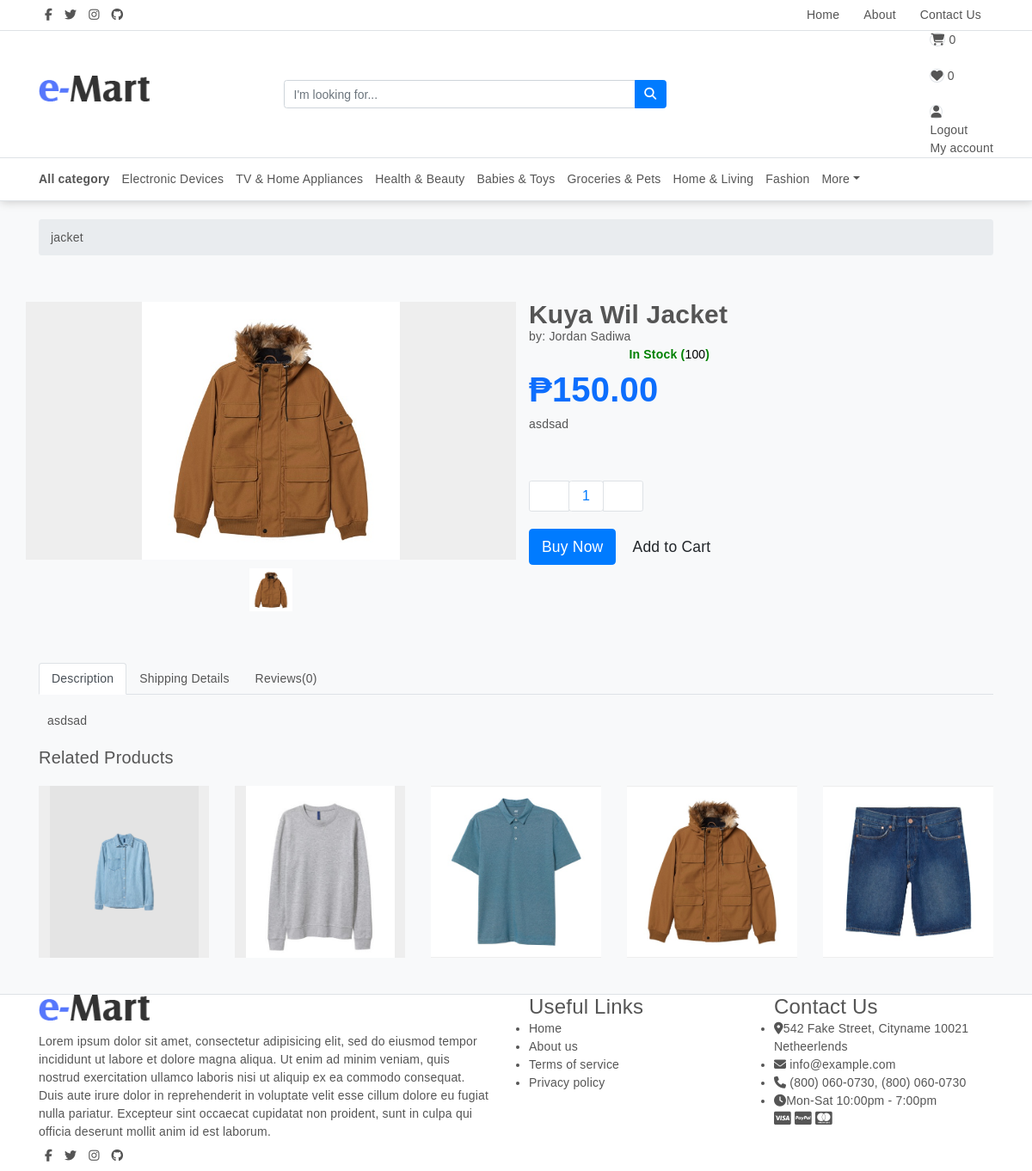
/productdetail.php?id=119 (signed in), run on the app's committed database.
### tables this page shows
CREATE TABLE `social` (
  `id` int(11) NOT NULL,
  `userid` int(11) NOT NULL,
  `social` varchar(255) NOT NULL,
  `link` varchar(255) NOT NULL,
  `date_added` timestamp NOT NULL DEFAULT current_timestamp()
);

CREATE TABLE `category` (
  `id` int(11) NOT NULL,
  `name` varchar(255) DEFAULT NULL,
  `type` varchar(255) NOT NULL DEFAULT 'parent',
  `deleted` int(11) NOT NULL,
  `isactive` int(11) DEFAULT 1,
  `level` int(11) DEFAULT 1,
  `breadcrumbs` text DEFAULT NULL
);

CREATE TABLE `productt` (
  `id` int(11) NOT NULL,
  `categoryid` int(11) NOT NULL,
  `name` varchar(255) NOT NULL,
  `price` float NOT NULL,
  `brand` varchar(255) NOT NULL,
  `quantity` int(11) NOT NULL,
  `rating` int(11) NOT NULL,
  `date_added` timestamp NOT NULL DEFAULT current_timestamp(),
  `storeid` int(11) NOT NULL,
  `description` varchar(255) NOT NULL,
  `cost` float NOT NULL,
  `active` int(11) DEFAULT 1,
  `expiration` date DEFAULT NULL,
  `remaining_qty` int(11) DEFAULT 0,
  `deducted` int(11) DEFAULT 0,
  `deleted` int(11) DEFAULT 0,
  `default_variant` varchar(255) DEFAULT NULL
);

CREATE TABLE `media` (
  `id` int(11) NOT NULL,
  `name` varchar(255) NOT NULL,
  `storeid` int(11) NOT NULL,
  `date_added` timestamp NOT NULL DEFAULT current_timestamp(),
  `productid` int(11) NOT NULL,
  `active` int(11) DEFAULT 0
);

CREATE TABLE `store` (
  `id` int(11) NOT NULL,
  `name` varchar(255) NOT NULL,
  `description` varchar(255) DEFAULT NULL,
  `logo` varchar(255) DEFAULT NULL,
  `date_creaed` timestamp NULL DEFAULT current_timestamp(),
  `userid` int(11) NOT NULL,
  `subscriptionid` int(255) DEFAULT NULL,
  `last_payment_id` varchar(255) DEFAULT NULL,
  `allow_pickup` int(11) DEFAULT 0,
  `pickup_location` varchar(255) DEFAULT NULL,
  `material_low` int(11) DEFAULT 20,
  `b_address` varchar(255) DEFAULT NULL,
  `b_contact` varchar(255) DEFAULT NULL,
  `b_email` varchar(255) DEFAULT NULL,
  `dti` varchar(255) DEFAULT NULL,
  `position` varchar(255) DEFAULT NULL
);

CREATE TABLE `settings` (
  `id` int(11) NOT NULL,
  `logo` varchar(255) NOT NULL,
  `userid` int(11) NOT NULL,
  `terms` text DEFAULT NULL,
  `privacy` text DEFAULT NULL,
  `contact` text DEFAULT NULL,
  `about` text DEFAULT NULL,
  `overview` text DEFAULT NULL
);

### productdetail.php (the view, shortened to what the rows shown need)
    <?php include_once "./head4.php"; ?>
    <?php include_once "./headnew.php"; ?>
    <main>
    <?php
        $product = $model->getProductById($_GET['id']);
        $media = $model->getMediaByProductId($_GET['id']);
        $average = $model->GetAvgCommentByProductId($_GET['id']);
        $related = $model->getRelatedProductsByCategoryId($product['categoryid']);
        $activeMedia = "";
        foreach($media as $idx => $m){
            if($m['active']){
                $activeMedia = $m;
                break;
            }
        }
    ?>
    <section class="sec0">
        <div class="container">
             <div class="row">
                <div class="col-sm">
                    <br>
                    <nav aria-label="breadcrumb">
                      <ol class="breadcrumb">
                        <li class="breadcrumb-item " aria-current="page"><a href="filtered.php?brand=<?= $product['brand'];?>"><?= $product['brand'];?></a></li>
                      </ol>
                    </nav>
                </div>
            </div>
        </div>
    </section>
        <section class="sec1">
            <article class="container">
                <div class="row">
                    <div class="col-sm-6">
                        <div class="row">
                            <div class="col-sm product" id="zoomProduct">
                                <img class="sec1_product" id="zoomImg" src="./uploads/merchant/<?= $activeMedia['storeid'];?>/<?= $activeMedia['productid'];?>/<?= $activeMedia['name'];?>">
                            </div>
                        </div>
                        <div class="row thumbs">
                                <?php foreach($media as $idx => $m): ?>
                                    <div class="thumbnails">
                                       <img class="sec1_thumb" src="./uploads/merchant/<?= $m['storeid'];?>/<?= $m['productid'];?>/<?= $m['name'];?>"/>
                                    </div>
                                <?php endforeach ?>
                        </div>
                    </div>
                    <div class="col-sm-6">
                        <h1><?= $product['name'];?></h1>
                        <p>by: <a target="_blank" href="./shop.php?id=<?= $product['storeid'];?>"><?= $product['storename'];?></a></p>
                        <ul class="star_rating">
                            <?php for($i = 1;$i<=5;$i++) : ?>
                                <?php if($i <= $average['average']): ?>
                                    <li><svg class="bi" width="18" height="18" fill="currentColor"><use xlink:href="./node_modules/bootstrap-icons/bootstrap-icons.svg#star-fill"/></svg></li>
                                <?php else : ?>
                                    <li><svg class="bi" width="18" height="18" fill="currentColor"><use xlink:href="./node_modules/bootstrap-icons/bootstrap-icons.svg#star"/></svg></li>
                                <?php endif ?>
                            <?php endfor ?>
                        </ul>
                        <?php if($product['quantity'] > 0):?>
                            <b class="instock">In Stock (<span><?= $product['quantity'];?></span>)</b>
                        <?php else : ?>
                            <b style="color: red; line-height: 2;">Out of Stock</b>
                        <?php endif ?>
                        <em class="price">₱<?= number_format($product['price'],2);?></em>
                        <p><?= $product['description'];?></p>
                        <nav aria-label="..." id="maxQty" data-max="<?= $product['quantity'];?>" class="qty">
                          <ul class="pagination pagination-sm">
                          </ul>
                        </nav>
                        <a href="cart.php" data-id="<?= $_GET['id'];?>"  data-btn="buy" class="btn btn-primary btn-lg add2Cart">Buy Now</a>
                        <a href="" data-btn="add"  data-id="<?= $_GET['id'];?>" class="btn btn-lg btn-light add2Cart" id="add2Cart">Add to Cart</a>
                        <a href="login.php" data-id="<?= $_GET['id'];?>" class="<?= (isset($_SESSION['id'])) ? 'heart' : '';?> <?= ($model->isProductInUserWishlist($_GET['id'])) ? 'active' : ''; ?>" title="Add to wishlist"><svg class="bi" width="30" height="30" fill="currentColor"> <use xlink:href="./node_modules/bootstrap-icons/bootstrap-icons.svg#heart-fill"/></svg> </a>
                        <br>
                    </div>
                </div>
            </article>
        </section>
        <section class="sec2">
            <article class="container">
                <div class="row">
                    <div class="col-sm">
                        <div class="tab-content" id="myTabContent">
                            <div class="tab-pane fade show active" id="home" role="tabpanel" aria-labelledby="home-tab">
                                <p><?= $product['description'];?></p>
                            </div>
                        </div>
                    </div>
                </div>
            </article>
        </section>
        <section class="sec3">
            <article class="container">
                <div class="row related">
                    <?php foreach($related as $idx => $r): ?>
                        <div class="col-sm">
                            <a href="./productdetail.php?id=<?= $r['id'];?>"><figure class="related_product" style="background-image: url(./uploads/merchant/<?= $r['storeid'];?>/<?= $r['id'];?>/<?= $r['filename'];?>);"></figure></a>
                        </div>
                    <?php endforeach ?>
                </div>
                <br>
                <br>
            </article>
        </section>
    <?php include "./newfooter.php"; ?>
    </main>
</body>
</html>

### headnew.php (shortened to what the rows shown need)
<header class="section-header">
      <section class="header-top-light border-bottom">
        <div class="container">
          <nav class="d-flex flex-column flex-md-row">
            <?php
                  $social = $model->getAllSocialMedia();
                ?>
            <ul class="nav mr-auto d-none d-md-flex">
              <?php foreach($social as $idx => $s): ?>
                <li><a href="<?= $s['link'];?>" class="nav-link px-2"> <i class="fa fa-<?= $s['social'];?>"></i> </a></li>
                  <?php endforeach ?>
            </ul>
          </nav>
        </div>
      </section>
      <nav class="navbar navbar-main navbar-expand-lg border-bottom">
        <div class="container">
          <div class="collapse navbar-collapse" id="main_nav5">
            <?php
                $categories = $model->getAllActiveCategories();
            ?>
            <ul class="navbar-nav">
              <?php foreach($categories as $idx => $c): ?>
                <?php if($idx <7): ?>
                  <li class="nav-item">
                    <a class="nav-link" href="filtered.php?category=<?= $c['id'];?>"><?= $c['name'];?></a>
                  </li>
              <?php endif ?>
              <?php endforeach ?>
            </ul>
          </div>
        </div>
      </nav>
    </header>

### newfooter.php (shortened to what the rows shown need)
<footer class="section-footer border-top">
    <div class="container">
        <section class="footer-top padding-y">
            <div class="row">
                 <?php
                    $setting = $model->getAdminSetting(true);
                ?>
                <aside class="col-sm-6">
                    <article class="mr-3">
                        <figure id="logo" class="logo-footer"></figure>
                        <p class="mt-3"><?= ($setting) ? $setting['overview'] : ''; ?></p>
                        <div>
                            <?php
                              $social = $model->getAllSocialMedia();
                            ?>
                          <ul class="nav mr-auto d-none d-md-flex">
                            <?php foreach($social as $idx => $s): ?>
                                <li><a href="<?= $s['link'];?>" class="nav-link px-2"> <i class="fa fa-<?= $s['social'];?>"></i> </a></li>
                              <?php endforeach ?>
                          </ul>
                        </div>
                    </article>
                </aside>
                <aside class="col-sm-3">
                    <?= ($setting) ? $setting['contact'] : ''; ?>
                </aside>
            </div>
        </section>
    </div>
</footer>

### data on the page
category: name "Electronic Devices"
category: name "TV & Home Appliances"
category: name "Health & Beauty"
category: name "Babies & Toys"
category: name "Groceries & Pets"
category: name "Home & Living"
category: name "Fashion"
productt: brand "jacket", name "Kuya Wil Jacket", storeid.name "Jordan Sadiwa", quantity "100", price "150.00", description "asdsad", media.name (picture)
media: name (picture)
productt: media.name (picture)
productt: media.name (picture)
productt: media.name (picture)
productt: media.name (picture)
settings: overview "Lorem ipsum dolor sit amet, consectetur adipisicing elit, sed do eiusmod tempor incididunt ut labore et dolore magna aliqua. Ut enim ad minim veniam, quis nostrud exercitation ullamco laboris nisi ut aliquip ex ea commodo consequat. Duis aute irure dolor in reprehenderit in voluptate velit esse cillum dolore eu fugiat nulla pariatur. Excepteur sint occaecat cupidatat non proident, sunt in culpa qui officia deserunt mollit anim id est laborum.", contact "542 Fake Street, Cityname 10021 Netheerlends info@example.com (800) 060-0730, (800) 060-0730 Mon-Sat 10:00pm - 7:00pm"

### other printed values
$wishlist "0"
$total "0"
